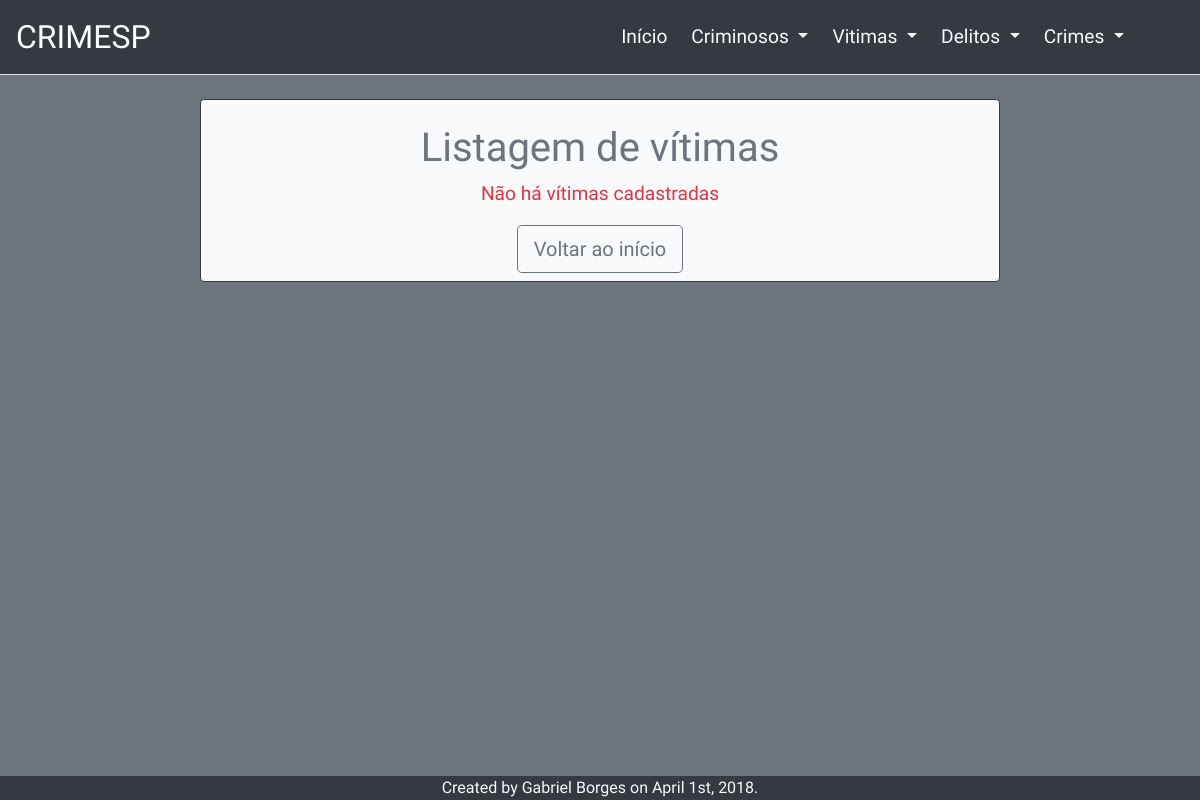
The app's page /listarDelitos.php, older data.
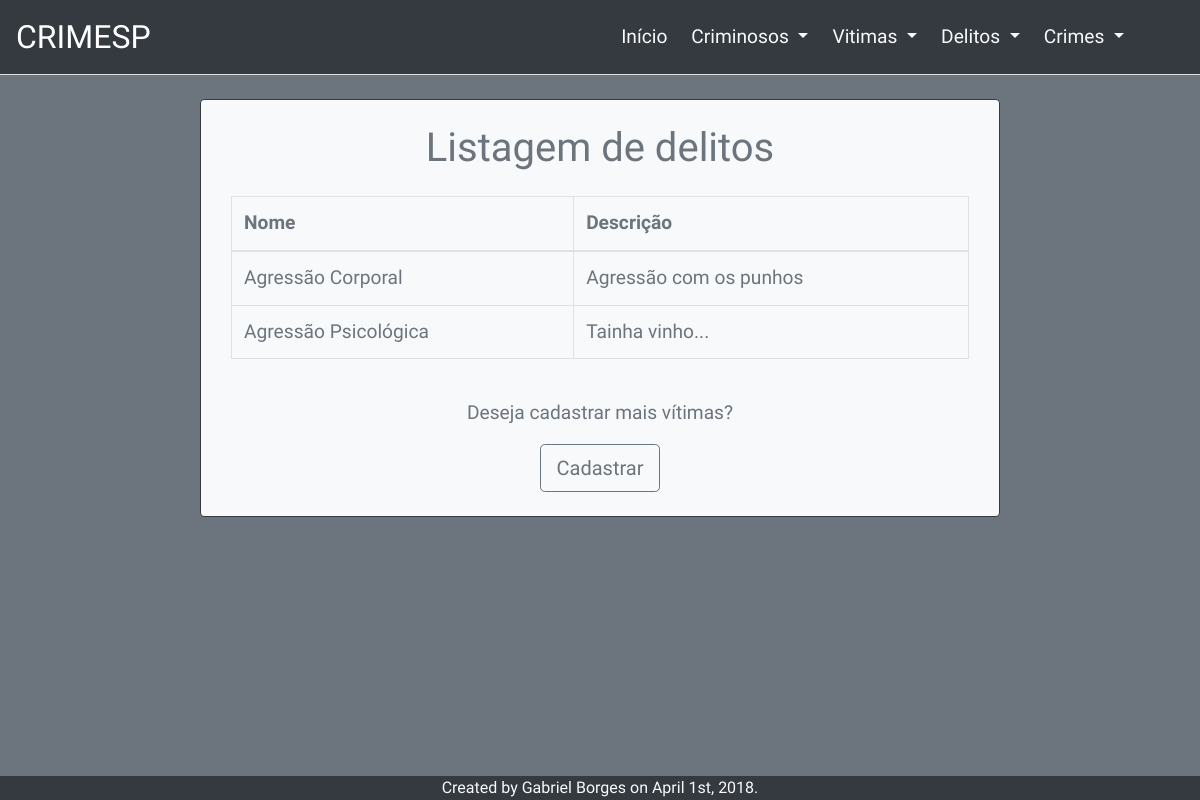
The same page, newer data.
### tables this page shows
CREATE TABLE IF NOT EXISTS `delito` (
  `id` int(11) NOT NULL AUTO_INCREMENT,
  `nome` varchar(80) NOT NULL,
  `descricao` varchar(180) NOT NULL,
  PRIMARY KEY (`id`)
);

### classes/ConexaoPDO.php (called while the page is built, shortened)
<?php
class ConexaoPDO {
    private $selectBuilder;
    private $pdo;
    private $query;
    private $erro;
    public function getPdo() {
        return $this->pdo;
    }
    public function getQuery() {
        return $this->query;
    }
    public function getErro() {
        return $this->erro;
    }
    public function getSelectBuilder() {
        return $this->selectBuilder;
    }
    public function setPdo($pdo) {
        $this->pdo = $pdo;
    }
    public function setQuery($query){
        $this->query = $query;
    }
    public function setSelectBuilder($tabela, $resultado, $where) {
        $selectBuilder = "SELECT ";
        $tamanho = count($resultado);
        $i = 0;
        if(is_array($resultado)){
           foreach ($resultado as $key) {
                $i++;
                $selectBuilder .= "$key";
                if ($i < $tamanho) {
                    $selectBuilder .= ", ";
                }
                else {
                    $selectBuilder .= " FROM ";
                }
            }
        }
        else{
            $selectBuilder .= "$resultado FROM ";
        }
        $selectBuilder .= $tabela;
        $this->selectBuilder = $selectBuilder;
    }
    public function execSelect() {
        try {
            $pdo = $this->getPdo();
            $query = $pdo->prepare($this->getSelectBuilder());
            $query->execute();
        } catch (PDOException $e) {
            $this->setErro($e);
        }
    }
}

### classes/Delito.php (called while the page is built, shortened)
<?php
require_once'classes\ConexaoPDO.php';
class Delito{
	private $resultadoPost, $conexao;
    public function getConexao(){
        return $this->conexao;
    }
    public function setConexao($conexao){
        $this->conexao = $conexao;
    }
    public function listarDelitos(){
        $conexao = $this->getConexao();
        $conexao->setSelectBuilder("delito", "*" , 0);
    	$conexao->execSelect();
    	if($conexao->getErro()){
    		echo $conexao->getErro();
    	}
    	else{
    		return $conexao->getQuery();
    	}
    }
}

### listarDelitos.php (the view)
<?php
include 'header.php';
require_once 'classes/Delito.php';
$vitm = new Delito();
$query = $vitm->listarDelitos();
if($vitm->getConexao()->getErro()){
    header("Location:index.php");
}else{
    $countVitm = $query->rowCount();
}
if($countVitm > 0){
    echo'
        <section class="container-fluid mt-4 mb-5">
            <div class="row">
                <div class="col-11 col-md-8 mx-auto bg-light border border-2 border-dark rounded divForm text-secondary">
                    <h1 class="text-center mt-4 ">Listagem de delitos</h1>
                    <div class="col-12 my-4 mx-auto table-responsive">
                        <table class="table table-bordered table-hover">
                            <thead>
                                <tr>
                                    <th>Nome</th>
                                    <th>Descrição</th>
                                </tr>
                            </thead>
                            <tbody>';
    $html = "";
    while($linha = $query->fetch(PDO::FETCH_ASSOC)){
        $html.='<tr>';
        $html.='<td>' . $linha['nome'] . '</td>';
        $html.='<td>' . $linha['descricao'] . '</td>';
        $html.='</tr>';
    }
    echo $html;
    echo'                   </tbody>
                        </table>
                    </div>
                    <div class="col-12 mx-auto text-center my-4">
                        <p class="text-secondary">Deseja cadastrar mais vítimas?</p>
                        <a class="btn btn-lg btn-outline-secondary" href="formVitimas.php">Cadastrar</a>
                    </div>
                </div>
            </div>
        </section>
    ';
}else{
    echo'
        <section class="container-fluid mt-4 mb-5">
            <div class="row">
                <div class="col-11 col-md-8 mx-auto bg-light border border-2 border-dark rounded divForm text-secondary">
                    <h1 class="text-center mt-4 ">Listagem de vítimas</h1>
                    <div class="col-12 mx-auto text-center my-2">
                        <p class="text-danger">Não há vítimas cadastradas</p>
                        <a class="btn btn-lg btn-outline-secondary" href="index.php">Voltar ao início</a>
                    </div>
                </div>
            </div>
        </section>';
}
?>
<?php include 'footer.php'?>

### header.php (shortened to what this page needs)
<!DOCTYPE html>
<html lang="pt-BR">
    <head>
        <link rel="stylesheet" href="https://stackpath.bootstrapcdn.com/bootstrap/4.1.1/css/bootstrap.min.css" type="text/css"/>
        <link rel="stylesheet" type="text/css" href="css/mainStyle.css" />
    </head>
    <body class="bg-secondary">
        <nav class="navbar navbar-expand-lg navbar-dark bg-dark border-bottom">
            <a class="navbar-brand" href="index.php">CRIMESP</a>
            <div class="collapse navbar-collapse" id="navbarList">
                <ul class="navbar-nav ml-auto px-2 pr-5">
                    <li class="nav-item px-1">
                        <a class="nav-link text-light" href="index.php">Início</a>
                    </li>
                    <li class="nav-item dropdown px-1">
                        <a class="nav-link dropdown-toggle text-light" href="#" id="dropCriminosos" data-toggle="dropdown" aria-haspopup="true" aria-expanded="false">
                            Criminosos
                        </a>
                    </li>
                    <li class="nav-item dropdown px-1">
                        <a class="nav-link dropdown-toggle text-light" href="#" id="dropVitimas" data-toggle="dropdown" aria-haspopup="true" aria-expanded="false">
                            Vitimas
                        </a>
                    </li>
                    <li class="nav-item dropdown px-1">
                        <a class="nav-link dropdown-toggle text-light" href="#" id="dropDelitos" data-toggle="dropdown" aria-haspopup="true" aria-expanded="false">
                            Delitos
                        </a>
                    </li>
                    <li class="nav-item dropdown px-1">
                        <a class="nav-link dropdown-toggle text-light" href="#" id="dropCrimes" data-toggle="dropdown" aria-haspopup="true" aria-expanded="false">
                            Crimes
                        </a>
                    </li>
                </ul>
            </div>
        </nav>

### footer.php (shortened to what this page needs)
        <section class="container-fluid fixed-bottom bg-dark" id="footer">
        	<div>
	        	<footer class="text-center text-light">
	        		Created by Gabriel Borges on April 1st, 2018.
	        	</footer>
        	</div>
        </section>
    </body>
</html>

### css/mainStyle.css (style rules this page uses)
.navbar-brand { font-size:2.0rem; }
.nav-item .nav-link { font-size:1.2rem; }
body { font-family: 'Exo 2', sans-serif; font-size: 1.2rem; }
.divForm { display: none; }
#footer { font-size: 1.0rem; }

Row changes from the older to the newer data that the page shows:
added delito: nome "Agressão Corporal", descricao "Agressão com os punhos"
added delito: nome "Agressão Psicológica", descricao "Tainha vinho..."
Text that changed along with them:
text no longer shown: "Listagem de vítimas Não há vítimas cadastradas Voltar ao início"
text now shown: "Listagem de delitos Nome Descrição Deseja cadastrar mais vítimas? Cadastrar"
